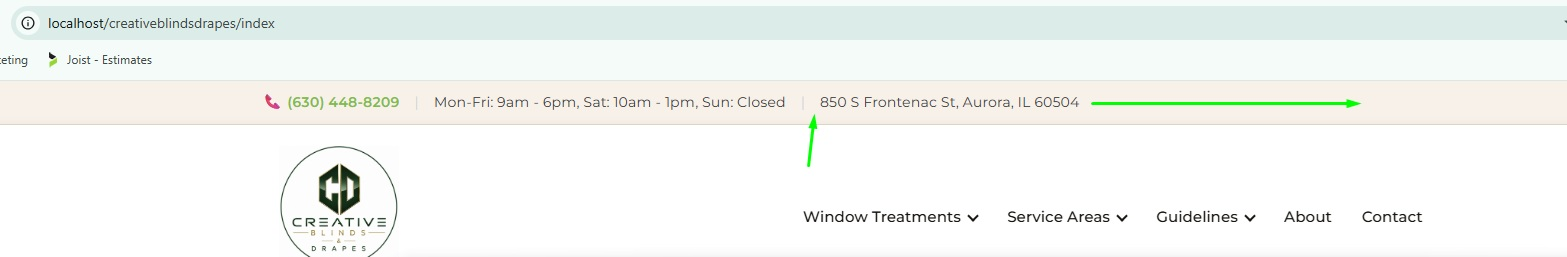
#> input picture images/header_of_header.jpg, 1567 x 257 px
$ python lcp_photo.py images/header_of_header.jpg
#> lines starting #> are read from the running program, lines starting #| are printed output that depends on the picture
#!/usr/bin/env python3
"""
lcp_photo.py - Generate mobile-optimised hero images for LCP improvement.

For each source file, produces a _m.webp sibling in the same directory:
  - Resized to fit within 768 × 600 px (maintains aspect ratio, no upscale)
  - WebP quality 78 (good visual fidelity, ~80-95 % smaller than raw JPEGs)

Usage:
    python lcp_photo.py path/to/image1.jpg path/to/image2.jpg ...
"""
import sys
from pathlib import Path
from PIL import Image

MOBILE_MAX_W = 768
MOBILE_MAX_H = 600
WEBP_QUALITY = 78


def make_mobile(src: Path) -> Path:
    dst = src.with_name(src.stem + "_m.webp")
    with Image.open(src) as img:
#> img is the input picture: PIL image 1567x257 RGB; mean R, G, B 243.3, 246.2, 243.1
        img = img.convert("RGB")
        # thumbnail() shrinks in-place to fit the box, never upscales
        img.thumbnail((MOBILE_MAX_W, MOBILE_MAX_H), Image.LANCZOS)
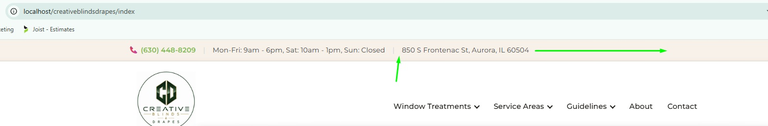
#> img: PIL image 768x126 RGB; mean R, G, B 243.2, 246, 243.1
        img.save(dst, "WEBP", quality=WEBP_QUALITY, method=6)
    kb_src = src.stat().st_size // 1024
    kb_dst = dst.stat().st_size // 1024
    saving = round((1 - kb_dst / kb_src) * 100)
    print(f"  {src.name:<50}  {kb_src:>6} KB  ->  {dst.name:<55}  {kb_dst:>4} KB  ({saving}% smaller)")
    return dst


def main():
    if len(sys.argv) < 2:
        print("Usage: python lcp_photo.py <image1> [image2 ...]")
        sys.exit(1)

    print(f"\n{'Source':<52}  {'Before':>8}       {'Output':<57}  {'After':>6}\n" + "-" * 140)
    errors = 0
    for arg in sys.argv[1:]:
        src = Path(arg)
        if not src.exists():
            print(f"  SKIP (not found): {arg}")
            errors += 1
            continue
        try:
            make_mobile(src)
        except Exception as e:
            print(f"  ERROR {src.name}: {e}")
            errors += 1

    sys.exit(errors)
#> (the program exits here)
